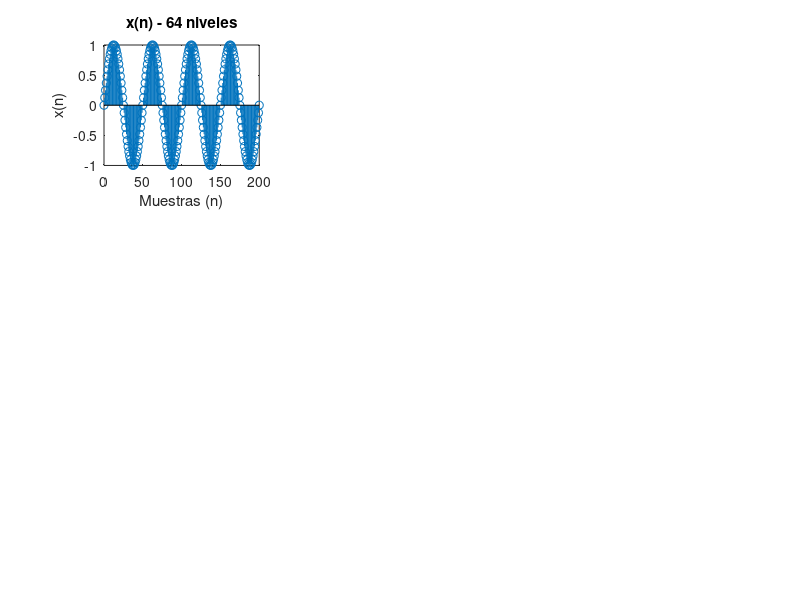

The MATLAB script that drew this image: (Note: this script raises an error after producing the figure.)
clear; close all; clc;
N = 200;
n = 0:N;
f0 = 1/50;
x = sin(2*pi*f0*n);
quantificationLevels = [64, 128, 256];
figure('NumberTitle', 'off', 'Name', 'Cuantificación con truncamiento')
for i = 1:3
    subplot(3,3,1 + 3*(i-1))
    stem(n,x)
    title(sprintf("x(n) - %d niveles", quantificationLevels(i)))
    xlabel("Muestras (n)")
    ylabel("x(n)")
    
    xq = quantizer(x, quantificationLevels(i), 1, 'truncation');
    subplot(3,3,2+ 3*(i-1))
    stem(n,xq)
    title(sprintf("xq(n) - %d niveles", quantificationLevels(i)))
    xlabel("Muestras (n)")
    ylabel("xq(n)")
    
    e = xq - x;
    subplot(3,3,3+ 3*(i-1))
    plot(n,e)
    title(sprintf("e(n) - %d niveles", quantificationLevels(i)))
    xlabel("Muestras (n)")
    ylabel("xq(n)")
    
    Pq = mean(e.^2);
    Px = mean(x.^2);
    
    SQNR = 10*log10(Px / Pq)
    
end

figure('NumberTitle', 'off', 'Name', 'Cuantificación con redondeo')
for i = 1:3
    subplot(3,3,1 + 3*(i-1))
    stem(n,x)
    title(sprintf("x(n) - %d niveles", quantificationLevels(i)))
    xlabel("Muestras (n)")
    ylabel("x(n)")
    
    xq = quantizer(x, quantificationLevels(i), 1, 'rounding');
    subplot(3,3,2+ 3*(i-1))
    stem(n,xq)
    title(sprintf("xq(n) - %d niveles", quantificationLevels(i)))
    xlabel("Muestras (n)")
    ylabel("xq(n)")
    
    e = xq - x;
    subplot(3,3,3+ 3*(i-1))
    plot(n,e)
    title(sprintf("e(n) - %d niveles", quantificationLevels(i)))
    xlabel("Muestras (n)")
    ylabel("xq(n)")
    
    Pq = mean(e.^2);
    Px = mean(x.^2);
    
    SQNR = 10*log10(Px / Pq)
    
end

function quantizedSignal = quantizer(signal, levelsCount, expectedMax, type)
    levels = linspace(-expectedMax, expectedMax, levelsCount);
    quantizedSignal = zeros(1,length(signal));
    
    if strcmp(type, 'truncation')
        
        for i=1:length(signal)
            lesserValues = levels(levels <= signal(i));
            quantizedSignal(i) = lesserValues(end);
        end
        
    elseif strcmp(type, 'rounding')
        for i=1:length(signal)
            lesserValues = levels(levels <= signal(i));
            greaterValues = levels(levels >= signal(i));
            distanceBelow = signal(i) - lesserValues(end);
            distanceAbove = greaterValues(1) - signal(i);
            
            if distanceBelow <= distanceAbove
                quantizedSignal(i) = lesserValues(end);
            else
                quantizedSignal(i) = greaterValues(1);
            end
            
        end
        
    else
        error("Not a proper type of quantization")
    end
end
